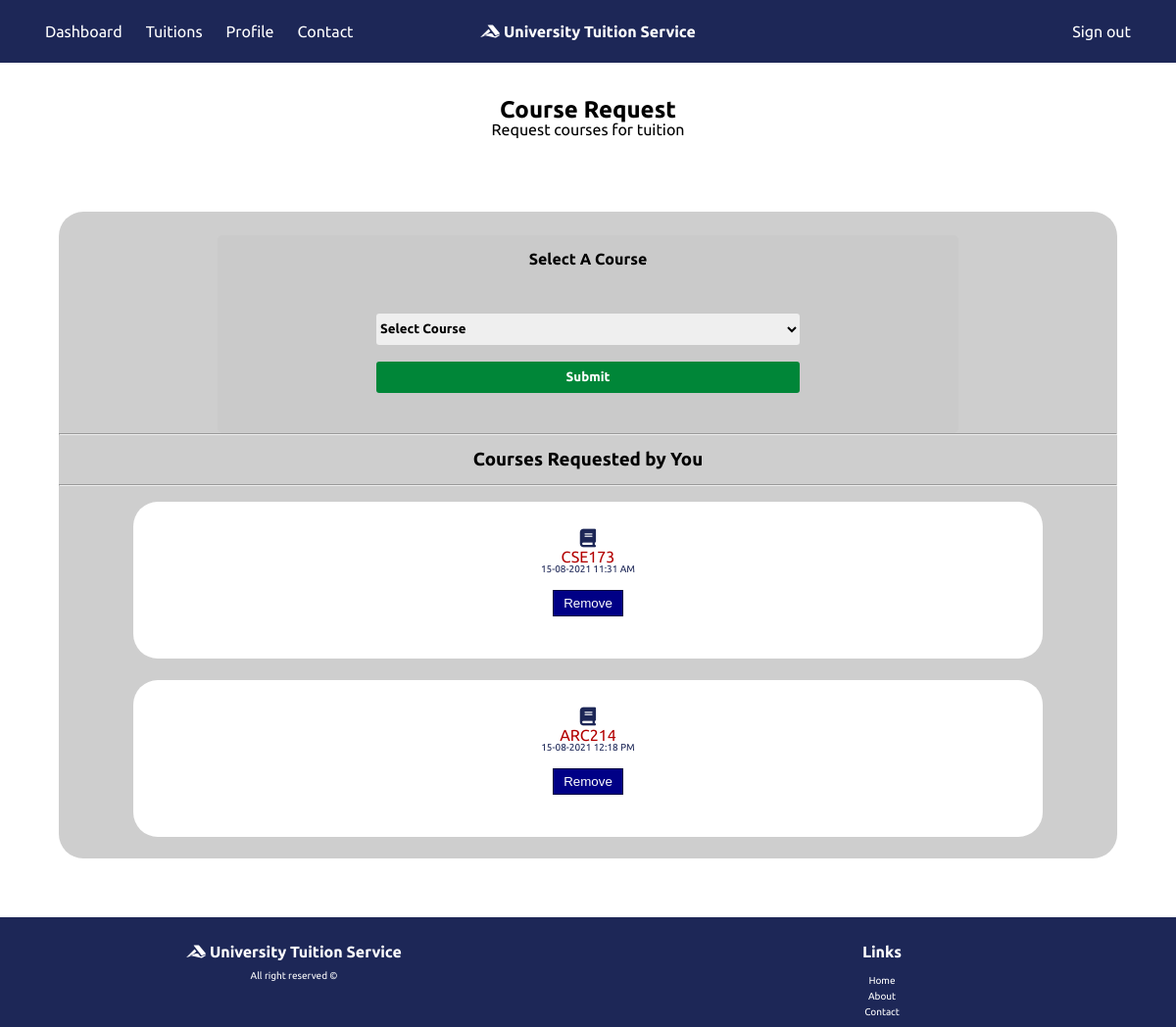
The app's page /student/request.php (signed in) with its own data.
### tables this page shows
CREATE TABLE `course_requests` (
  `id` int(11) NOT NULL,
  `course_name` varchar(191) NOT NULL,
  `student_id` int(191) NOT NULL,
  `student_name` varchar(191) NOT NULL,
  `student_email` varchar(191) NOT NULL,
  `student_phone` varchar(191) NOT NULL,
  `time` text NOT NULL
);

### student/request.php (the view, shortened to what this page needs)
<?php
include('../controllers/StudentLoginController.php');
?>
<!DOCTYPE html>
<html lang="en">
<head>
    <link rel="stylesheet" href="../css/style.css" />
</head>
<body>
    <header class="site-header">
        <div class="wrapper site-header__wrapper">
            <div class="site-header__start">
                <a href="/" class="brand"><i class="fab fa-accusoft"></i> University Tuition Service</a>
            </div>
            <div class="site-header__middle">
                <nav class="nav">
                    <ul class="nav__wrapper">
                        <li class="nav__item"><a href="dashboard.php">Dashboard</a></li>
                        <li class="nav__item"><a href="tuitions.php">Tuitions</a></li>
                        <li class="nav__item"><a href="profile.php">Profile</a></li>
                        <li class="nav__item"><a href="../contact.html">Contact</a></li>
                    </ul>
                </nav>
            </div>
            <div class="site-header__end">
                <a href="../controllers/StudentSignout.php">Sign out</a>
            </div>
        </div>
    </header>
    <h2 class="text-center pt-3">Course Request</h2>
    <p class="text-center">Request courses for tuition</p>
    <br>
    <div class="tuitions-container">
        <div class="form-section"><br>
            <h4 class="text-center">Select A Course</h4>
            <form action="../controllers/RequestCourse.php" method="post">
                <select name="course_name">
                    <option value="" disabled selected>Select Course</option>
                </select>
                <div style="text-align:center;">
                    <input type="submit" value="Submit" name="Add_btn" class="Add_btn">
                </div>
            </form>
        </div>
        <hr><br>
        <h3 class="text-center">Courses Requested by You</h3><br>
        <hr><br>
        <?php
        $sql = "SELECT * FROM course_requests WHERE student_id = {$_SESSION['student']['nsu_id']}";
        $result = $conn->query($sql);
        if ($result->num_rows > 0) {
            while ($row = $result->fetch_assoc()) {
                echo '<div class="row">';
                echo '<a href="">';
                echo  '<div class="box mb-2">';
                echo '<h3 class="text-center pt-3 text-blue"><i class="fas fa-book"></i></h3>';
                echo '<p class="text-center text-red">' . $row['course_name'] . '</p>';
                echo '<p class="text-center text-blue small">' . $row['time'] . '</p><br>';
                echo '<form action="../controllers/DeleteRequest.php" method="post">';
                echo '<div style="text-align:center;">';
                echo '<input type="submit" value="Remove" name="DeleteCourse_btn" class="Delete_btn">';
                echo '</div>';
                echo '</form>';
                echo '</div>';
                echo '</a>';
                echo '</div>';
            }
        } else {
            echo '<h6 class="alert-message-danger text-center">No Courses Available</h6>';
        }
        ?>
    </div>
    <div class="footer">
        <div class="row">
            <div class="column">
                <h4><i class="fab fa-accusoft"></i> University Tuition Service</h4>
                <p class="small">All right reserved ©</p>
            </div>
            <div class="column">
                <h4>Links</h4>
                <div class="small">
                    <ul>
                        <li><a href="">Home</a></li>
                        <li><a href="">About</a></li>
                        <li><a href="">Contact</a></li>
                    </ul>
                </div>
            </div>
        </div>
    </div>
</body>
</html>

### css/style.css (style rules this page uses)
html, body, div, span, h1, h2, h3, h4, h5, h6, p, a, img, i, center, dl, dt, dd, ol, ul, li, fieldset, form, label, table, caption, tbody, tfoot, thead, tr, th, td, footer, header, menu, nav, section, video { margin: 0; padding: 0; border: 0; vertical-align: baseline; }
footer, header, hgroup, menu, nav, section { display: block; }
body { font-family: 'Ubuntu', sans-serif; line-height: 1; }
ol, ul { list-style: none; }
.wrapper { max-width: 1140px; padding-left: 1rem; padding-right: 1rem; margin-left: auto; margin-right: auto; }
*, *:before, *:after { box-sizing: border-box; }
html { -webkit-font-smoothing: antialiased; -moz-osx-font-smoothing: grayscale; }
.brand { font-weight: bold; font-size: 16px; color:white; }
.site-header { position: relative; background-color: #1d2757; }
.site-header__wrapper { display: flex; justify-content: space-between; align-items: center; padding-top: 1rem; padding-bottom: 1rem; }
@media (min-width: 660px) { .site-header__wrapper { padding-top: 0; padding-bottom: 0; } }
@media (min-width: 660px) { .site-header__wrapper > * { flex: 1; } }
@media (min-width: 660px) { .site-header__start { text-align: center; } }
@media (min-width: 660px) { .site-header__middle { order: -1; } }
@media (min-width: 660px) { .site-header__end { display: flex; justify-content: flex-end; } }
@media (min-width: 660px) { .nav__wrapper { display: flex; } }
.nav__item:not(:last-child) { margin-right: 1.5rem; }
.nav__item a { display: block; padding: 1.5rem 1rem; }
@media (min-width: 660px) { .nav__item a { padding-left: 0; padding-right: 0; } }
hr { margin:0px; }
.mb-2 { margin-bottom: 2%; }
a { text-decoration: none; color: rgb(255, 255, 255); }
.text-center { text-align: center; }
.column { float: left; width: 50%; padding: 10px; }
.column p { margin-top: 2%; }
.column h4 { padding-top: 3%; }
.small { font-size: 10px; }
.column ul { margin-top: 2%; }
.column ul li { padding-top: 1%; }
.text-red { color:rgb(179, 0, 0)!important; }
.row:after { content: ""; display: table; clear: both; }
.form-section { background-color: rgb(202, 202, 202); padding-left: 15%; padding-right: 15%; margin-left: 15%; margin-right: 15%; border-radius: 5px; padding-bottom: 3%; }
.form-section form { padding-top: 7%; }
.text-blue { color:#1d2757; }
.pt-3 { padding-top: 3%; }
.Delete_btn { cursor: pointer; border: 1px solid rgb(0, 0, 65); background-color: rgb(0, 0, 134); color: white; padding: 5px 10px 5px 10px; margin-bottom: 2px; }
.Add_btn { cursor: pointer; border: 1px solid rgb(0, 65, 22); background-color: rgb(0, 134, 56); color: white; padding: 5px 10px 5px 10px; margin-bottom: 2px; }
.form-section form input { width: 100%; margin-top: 2%; border-radius: 3px; border-width: 0; height: 32px; font-family: 'Ubuntu', sans-serif; margin-bottom: 2%; font-weight: bold; }
.form-section form select { width: 100%; margin-top: 4%; border-radius: 3px; border-width: 0; height: 32px; font-family: 'Ubuntu', sans-serif; margin-bottom: 2%; font-weight: bold; }
.footer { left: 0; bottom: 0; width: 100%; background-color: #1d2757; color: white; text-align: center; }
.tuitions-container { background-color: rgb(206, 206, 206); margin: 5%; border-radius: 25px; padding-top: 2%; }
.box { background-color: #ffffff; border-radius: 25px; height: 20vh; margin-left: 7%; margin-right: 7%; }

### records on screen
course_requests: course_name "CSE173", time "15-08-2021 11:31 AM"
course_requests: course_name "ARC214", time "15-08-2021 12:18 PM"
